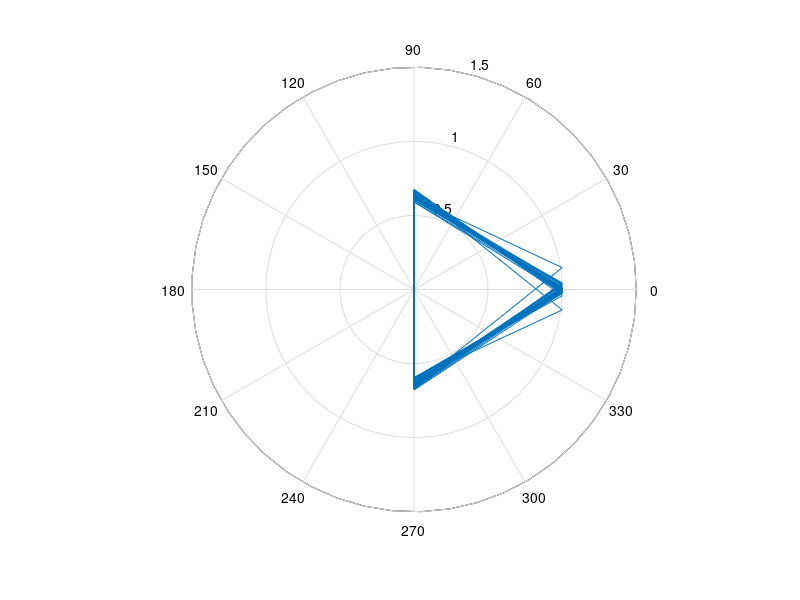
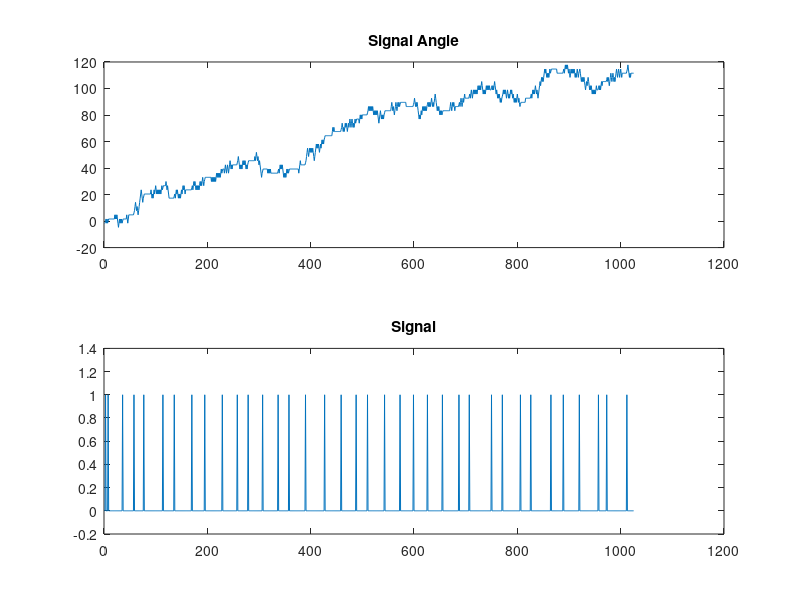
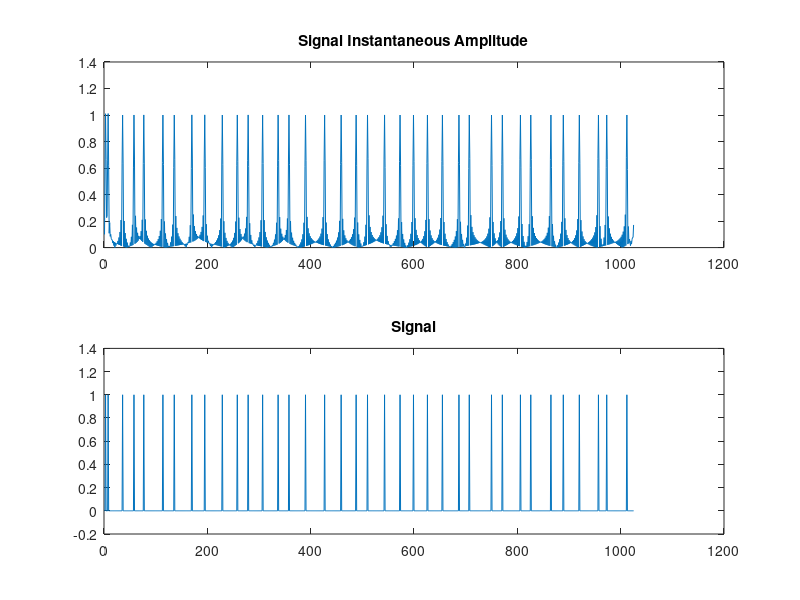
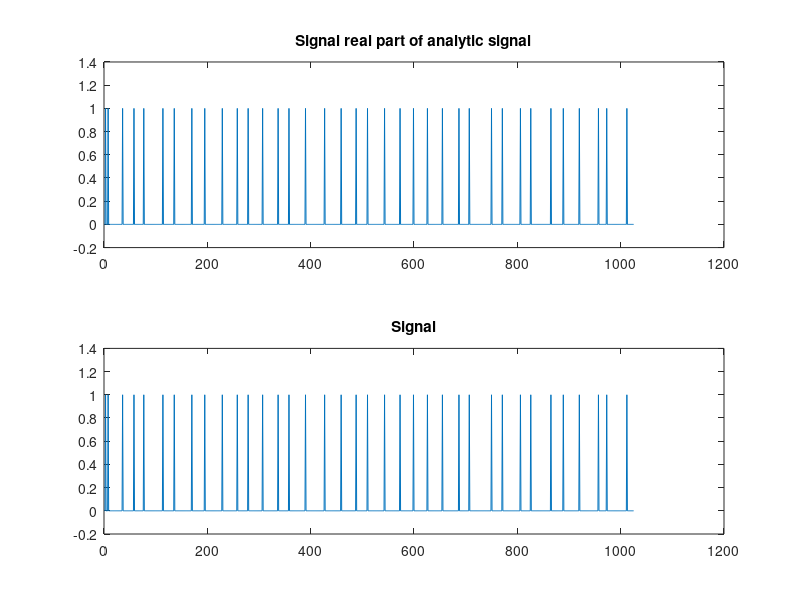

Recreate these plots in MATLAB, in order.
 load VV1.mat
 s1=VV(5,:);
 s1s=zeros(size(s1));
 s1s(s1==30)=1;
 x=hilbert(s1s);
 xr=real(x);
 xi=imag(x);
 xabs=abs(x);
 xang=angle(x);
 polar(xang,xabs);
 xang=unwrap(angle(x));
 figure;
 subplot(2,1,1);plot(xang);title('Signal Angle');subplot(2,1,2);plot(xr);title('Signal');
 figure;
 subplot(2,1,1);plot(xabs);title('Signal Instantaneous Amplitude');subplot(2,1,2);plot(xr);title('Signal');
 figure;
 subplot(2,1,1);plot(xr);title('Signal real part of analytic signal');subplot(2,1,2);plot(xr);title('Signal');
 figure;
 subplot(2,1,1);plot(xi);title('Signal imaginary part of analytic signal');subplot(2,1,2);plot(xr);title('Signal');